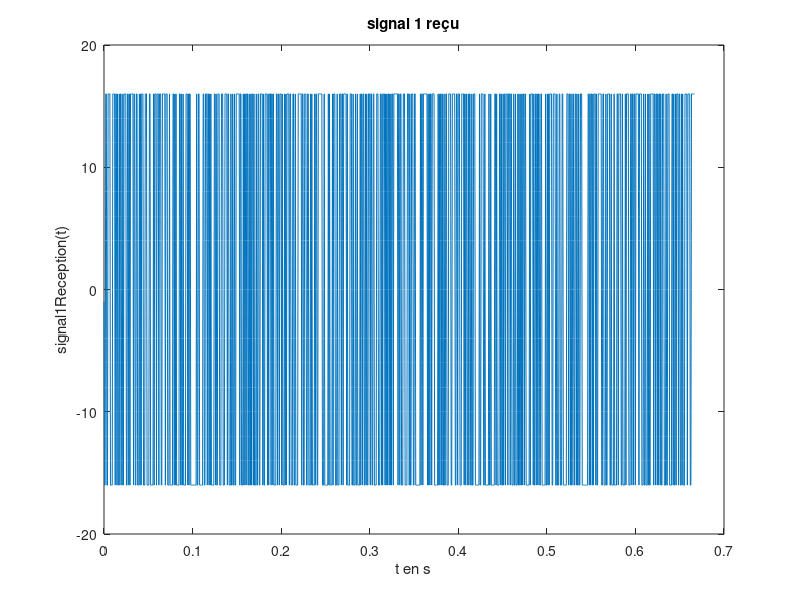
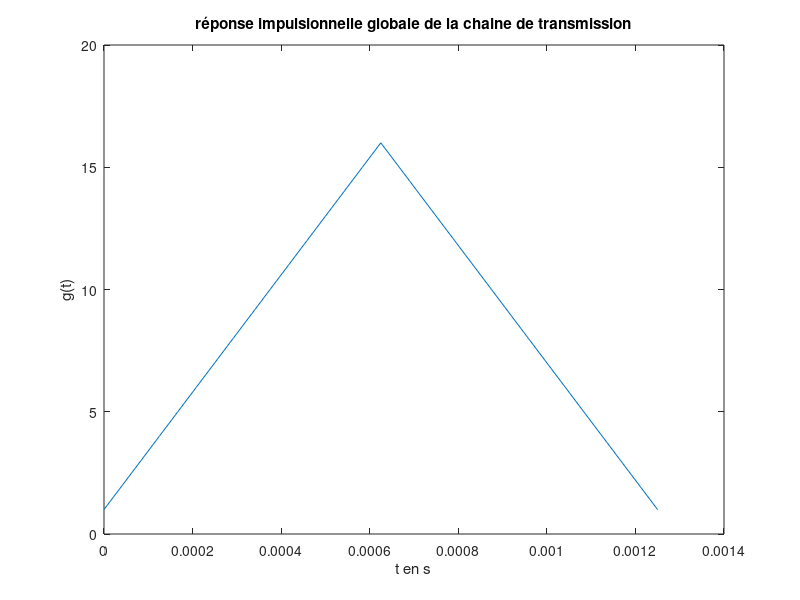
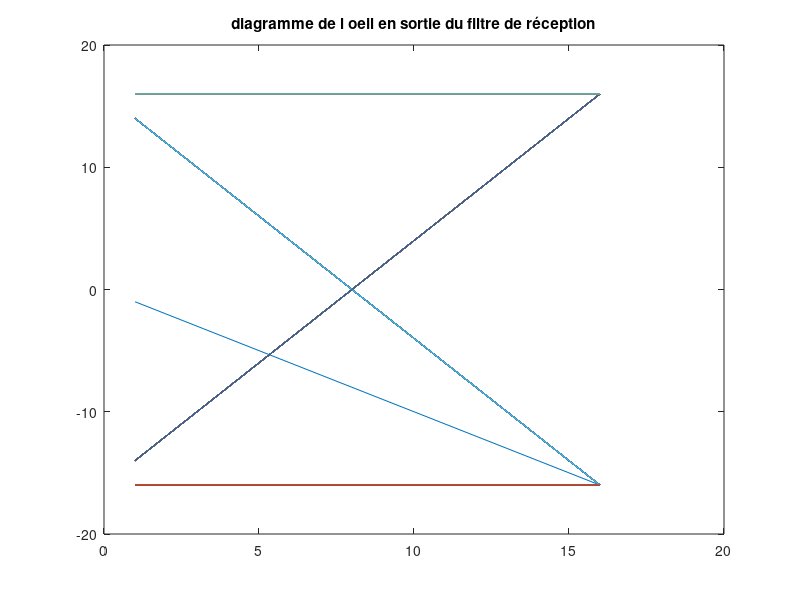
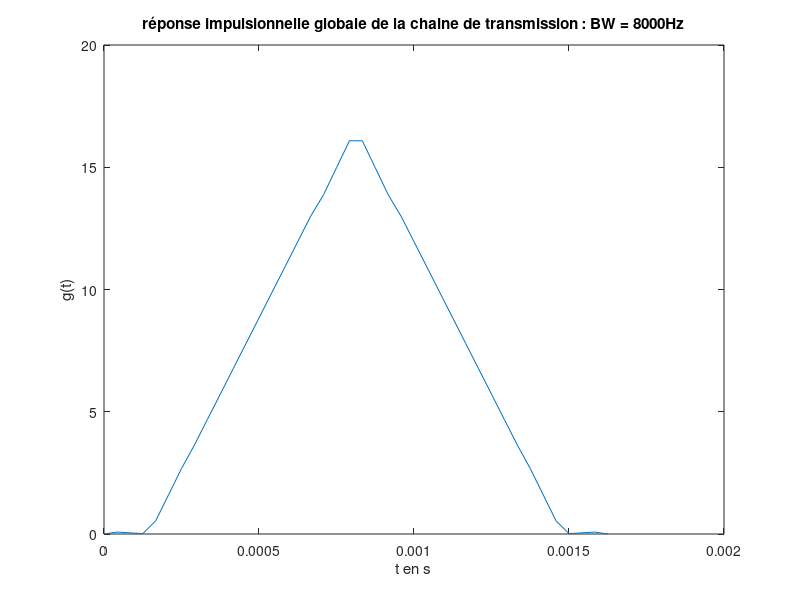

Source code (MATLAB) for these figures, in order:
close all;
clear;

%Information binaire a transmettre
NbBitsMessage = 1000;
Infomation = randi(2,1,NbBitsMessage) -1;

%-------------------------------------------------------------
%-----------------Sans canal de propagation-------------------
%-------------------------------------------------------------

%Mapping : binaire à moyenne nulle
mapped1 = Infomation*2-1;

%Surechantillonnage
Fe = 24000;
Te = 1/Fe;
L = length(mapped1);
nbSymboles = 2;
Rb = 3000;
Ts = nbSymboles/Rb;
Ns = floor(Ts/Te);
Tsignal = [0 : Te : (L*Ns-1)*Te];
signal1 = kron(mapped1, [1, zeros(1,Ns-1)]);

%Filtrage de mise en forme : retangulaire
rectangle = ones(1,Ns);
signal1Filtred= filter(rectangle,1,signal1);


%Filtrage de réception : retangulaire
rectangle = ones(1,Ns);
signal1Reception= filter(rectangle,1,signal1Filtred);

%Tracé signal reçu en fonction du temps
figure;
plot(Tsignal, signal1Reception);
title('signal 1 reçu');
xlabel('t en s');
ylabel('signal1Reception(t)');

%Calcul de la réponse impulsionnelle globale de la chaine de transmission
Trepimp = [0 : Te : 2*(Ns-1)*Te];
g = conv(rectangle, rectangle);

%Tracé de la réponse impulsionnelle globale de la chaine de transmission
figure;
plot(Trepimp, g);
title('réponse impulsionnelle globale de la chaine de transmission');
xlabel('t en s');
ylabel('g(t)');

%Tracé du diagramme de l oeil en sortie du filtre de réception
figure;
plot(reshape(signal1Reception,Ns,length(signal1Reception)/Ns));
title('diagramme de l oeil en sortie du filtre de réception');
xlabel('');
ylabel('');

%Echantillonnage du signal reçu (bon)
signalEch1 = signal1Reception(Ns:Ns:end);
signalBinRecu1 = signalEch1 >=0;

diff1 = sum(abs(Infomation - signalBinRecu1));
TEB1 = diff1/length(Infomation);
%Echantillonnage du signal reçu (mauvais)
signalEch2 = signal1Reception(3:Ns:end);
signalBinRecu2 = signalEch2 >=0;

diff2 = sum(abs(Infomation - signalBinRecu2));
TEB2 = diff2/length(Infomation);


%-------------------------------------------------------------
%-----------------Avec canal de propagation-------------------
%-------------------------------------------------------------

N = 10;
ordre = floor(N/2);
%Mapping : binaire à moyenne nulle
mapped1 = Infomation*2-1;

%Surechantillonnage
Fe = 24000;
Te = 1/Fe;
L = length(mapped1);
nbSymboles = 2;
Rb = 3000;
Ts = nbSymboles/Rb;
Ns = floor(Ts/Te);
Tsignal = [0 : Te : (L*Ns-1)*Te];
signal1 = [kron(mapped1, [1, zeros(1,Ns-1)]) zeros(1,ordre)];


%Filtrage de mise en forme : retangulaire
rectangle = ones(1,Ns);
signal1Filtred = filter(rectangle,1,signal1);

%------------------------BW = 8000Hz------------------------%
%Filtrage du canal BW = 8000Hz
fc = 8000;
hc = (2*fc/Fe)*sinc(2*(fc/Fe)*[-(N - 1)/2 : (N - 1)/2]);
signalCanal = filter(hc, 1, signal1Filtred);

%Filtrage de réception : retangulaire
rectangle = ones(1,Ns);
signal1Reception = filter(rectangle,1,signalCanal);

%Calcul de la réponse impulsionnelle globale de la chaine de transmission
g = conv(conv(rectangle, hc), rectangle);
Trepimp = [0 : Te : (length(g)-1)*Te];

%Tracé de la réponse impulsionnelle globale de la chaine de transmission
figure;
plot(Trepimp, g);
title('réponse impulsionnelle globale de la chaine de transmission : BW = 8000Hz');
xlabel('t en s');
ylabel('g(t)');

%Tracé du diagramme de l oeil en sortie du filtre de réception
figure;
%plot(reshape(signal1Reception,Ns,floor(length(signal1Reception)/Ns)));
title('diagramme de l oeil en sortie du filtre de réception');
xlabel('');
ylabel('');

Np = 4096;
H = fftshift(fft(rectangle, Np));
Hr = fftshift(fft(rectangle, Np));
Hc = fftshift(fft(hc, Np));
F = linspace(-Fe/2,Fe/2,Np);

figure;
plot(F, abs(H.*Hr)/max(abs(H.*Hr)));
hold on;
plot(F, abs(Hc)/max(abs(Hc)));
legend('|H(f)Hr(f)|','|Hc(f)|');
title('|H(f)Hr(f)| et |Hc(f)| avec BW = 8000Hz');
xlabel('f en Hz');
ylabel('');


%Echantillonnage du signal reçu
signal1Reception = signal1Reception(ordre:end);
signalEch1 = signal1Reception(Ns:Ns:end);
signalBinRecu1 = signalEch1 >=0;

diff1 = sum(abs(Infomation - signalBinRecu1));
TEB1 = diff1/length(Infomation);


%------------------------BW = 1000Hz------------------------%
%Filtrage du canal BW = 1000Hz
fc = 1000;
hc = (2*fc/Fe)*sinc(2*(fc/Fe)*[-(N - 1)/2 : (N - 1)/2]);
signalCanal = filter(hc, 1, signal1Filtred);

%Filtrage de réception : retangulaire
rectangle = ones(1,Ns);
signal1Reception = filter(rectangle,1,signalCanal);

%Calcul de la réponse impulsionnelle globale de la chaine de transmission
g = conv(conv(rectangle, hc), rectangle);
Trepimp = [0 : Te : (length(g)-1)*Te];

%Tracé de la réponse impulsionnelle globale de la chaine de transmission
figure;
plot(Trepimp, g);
title('réponse impulsionnelle globale de la chaine de transmission : BW = 1000Hz');
xlabel('t en s');
ylabel('g(t)');

%Tracé du diagramme de l oeil en sortie du filtre de réception
figure;
%plot(reshape(signal1Reception,Ns,length(signal1Reception)/Ns));
title('diagramme de l oeil en sortie du filtre de réception');
xlabel('');
ylabel('');

Np = 4096;
H = fftshift(fft(rectangle, Np));
Hr = fftshift(fft(rectangle, Np));
Hc = fftshift(fft(hc, Np));
F = linspace(-Fe/2,Fe/2,Np);

figure;
plot(F, abs(H.*Hr)/max(abs(H.*Hr)));
hold on;
plot(F, abs(Hc)/max(abs(Hc)));
legend('|H(f)Hr(f)|','|Hc(f)|');
title('|H(f)Hr(f)| et |Hc(f)| avec BW = 1000Hz');
xlabel('f en Hz');
ylabel('');


%Echantillonnage du signal reçu
signal1Reception = signal1Reception(ordre:end);
signalEch1 = signal1Reception(Ns:Ns:end);
signalBinRecu1 = signalEch1 >=0;

diff2 = sum(abs(Infomation - signalBinRecu1));
TEB2 = diff2/length(Infomation);